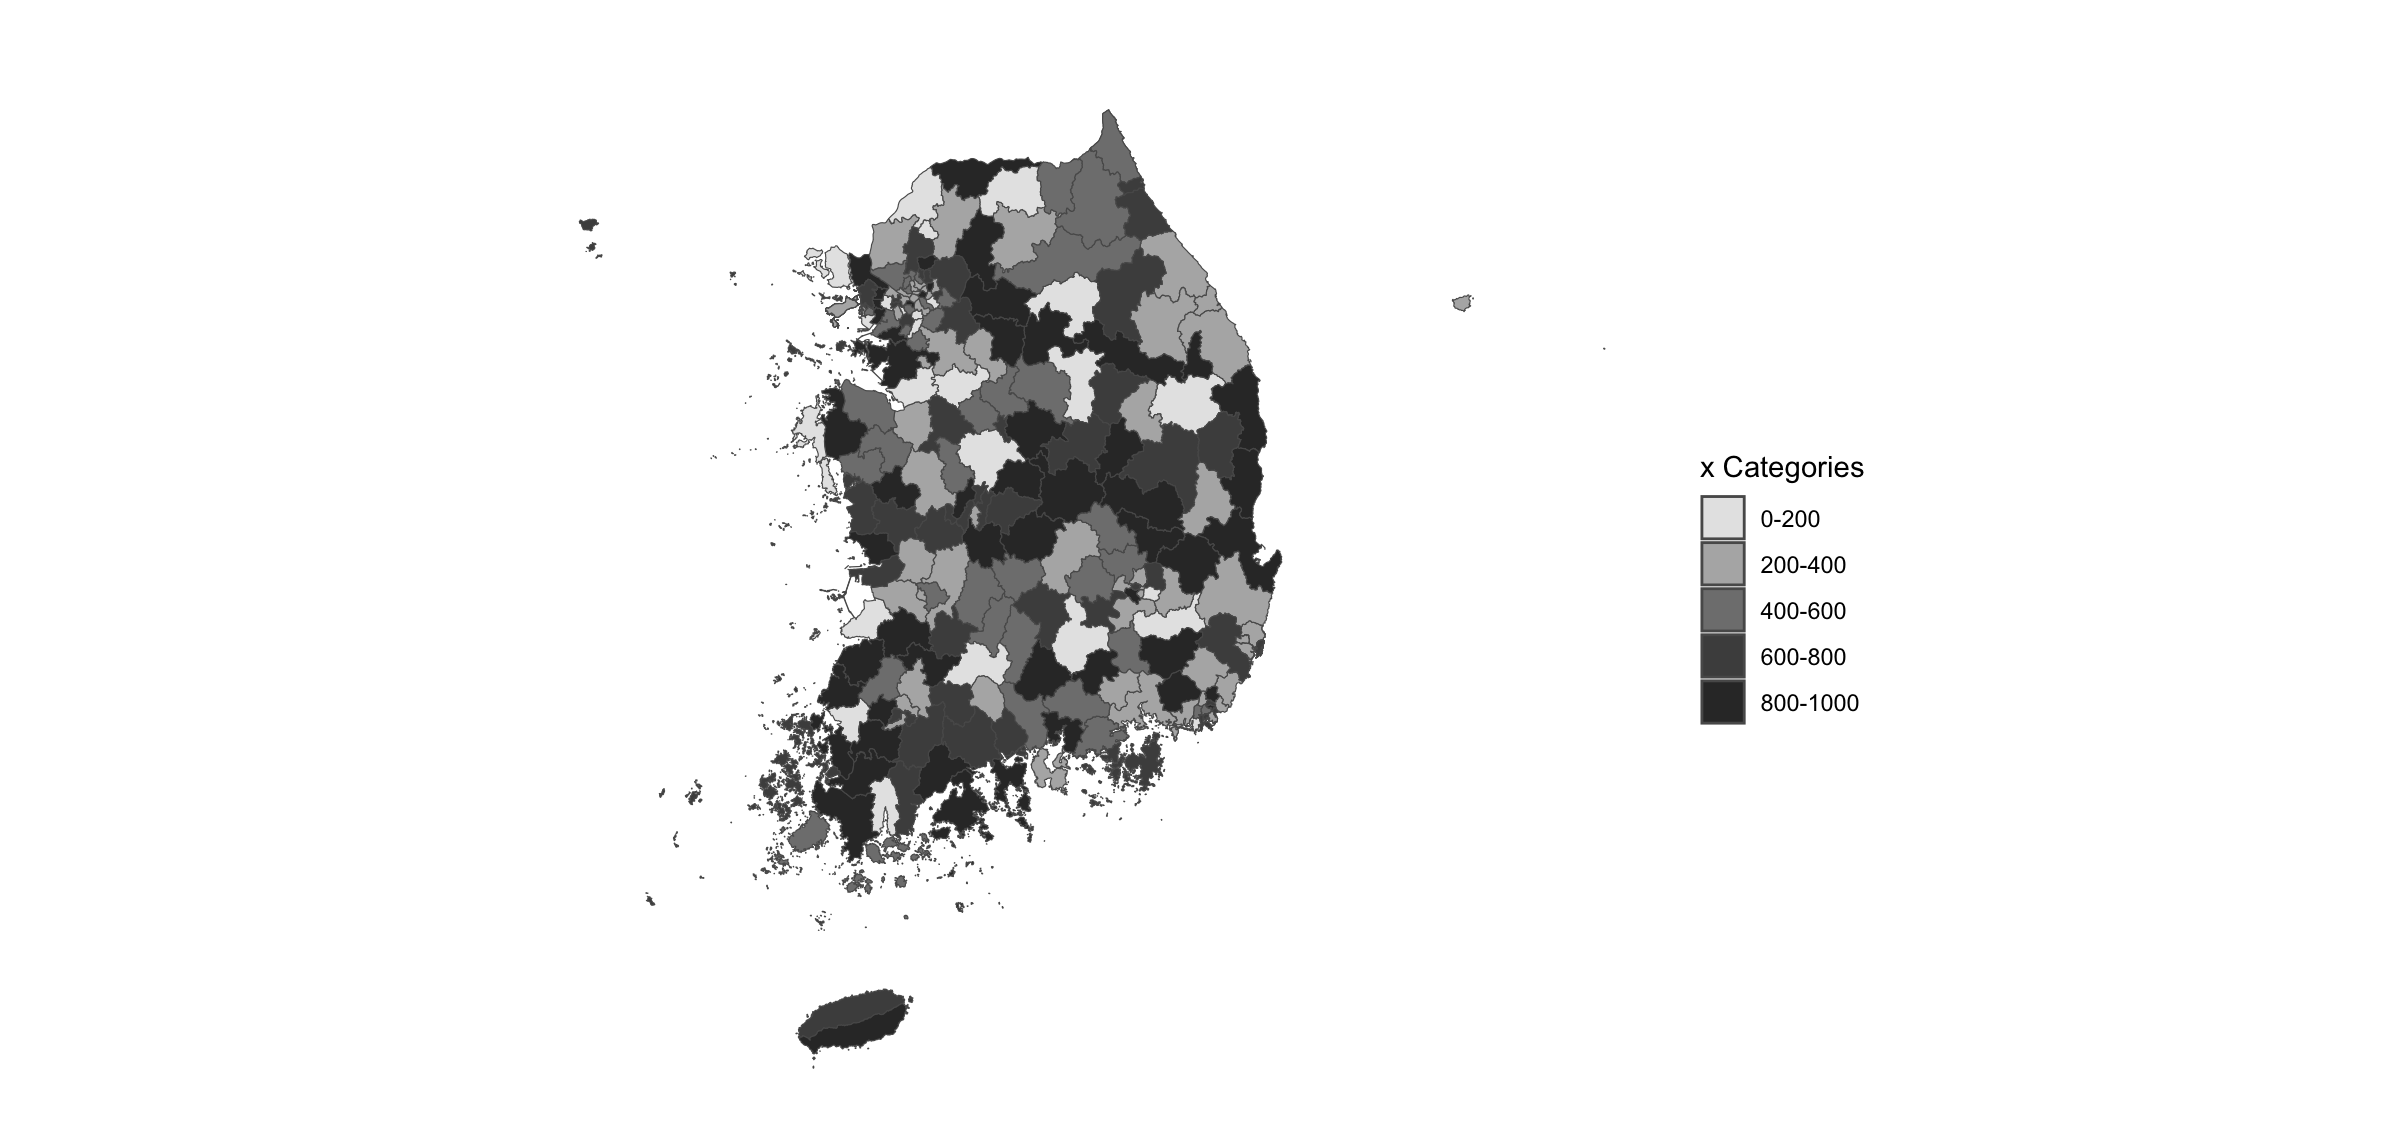

Recreate this plot in R.
# This is an R script for 3 aims:
#1 Loading any geographic shape file into R (for this sample, it's on Korea province-city-district level)
#2 Generating sample dataset
#3 Drawing map plot of this dataset with some settings

#install.packages("sf")   
#install.packages("ggplot2") 
#install.packages("tmap")   
library(sf)
library(ggplot2)
library(tmap)

#A.Load the map data
korea_lvl2 <- st_read("~/gadm41_KOR_2.shp") 

# Check the boundaries
ggplot(data = korea_lvl2) +
  geom_sf() +
  theme_minimal() +
  ggtitle("Boundaries")


# a sample with variable x to see the plots (The unique code for each unit in map dataset is GID_2 or NAME_2)
set.seed(123) 
datause <- data.frame(
  NAME_2 = korea_lvl2$NAME_2, 
  x = sample(100:1000, 229, replace = TRUE)  
)

#B. combine the map data with dataset used and plot
merged_data <- merge(korea_lvl2, datause, by = "NAME_2", all.x = TRUE)

#C. get the graph
# Plot, continuous (without grid and axis)
ggplot(data = merged_data) +
  geom_sf(aes(fill = x)) +  
  scale_fill_gradient(name = "value",low = "gray90", high = "gray20") + 
  theme_minimal() +
  ggtitle("Level of x in Korea") +
theme(
  legend.position = "right",
  axis.text = element_blank(),       # axis text
  axis.ticks = element_blank(),      # axis ticks
  axis.title = element_blank(),       # axis titles
  panel.grid.major = element_blank(), # major grid lines
  panel.grid.minor = element_blank()  # minor grid lines
)

# Plot, discrete (without grid and axis)
merged_data$group <- cut(merged_data$x,
                            breaks = c(0, 200, 400, 600, 800, 1000), 
                            labels = c("0-200", "200-400", "400-600", "600-800", "800-1000"),
                            include.lowest = TRUE)

ggplot(data = merged_data) +
  geom_sf(aes(fill = group)) +  
  scale_fill_manual(name = "x Categories", 
                    values = c("0-200" = "gray90", 
                               "200-400" = "gray70", 
                               "400-600" = "gray50", 
                               "600-800" = "gray30", 
                               "800-1000" = "gray20")) + 
  theme_minimal() +
  ggtitle("Level of x in Korea") +
  theme(
    legend.position = "right",
    axis.text = element_blank(),
    axis.ticks = element_blank(),
    axis.title = element_blank(),
    panel.grid.major = element_blank(),
    panel.grid.minor = element_blank()
  )
